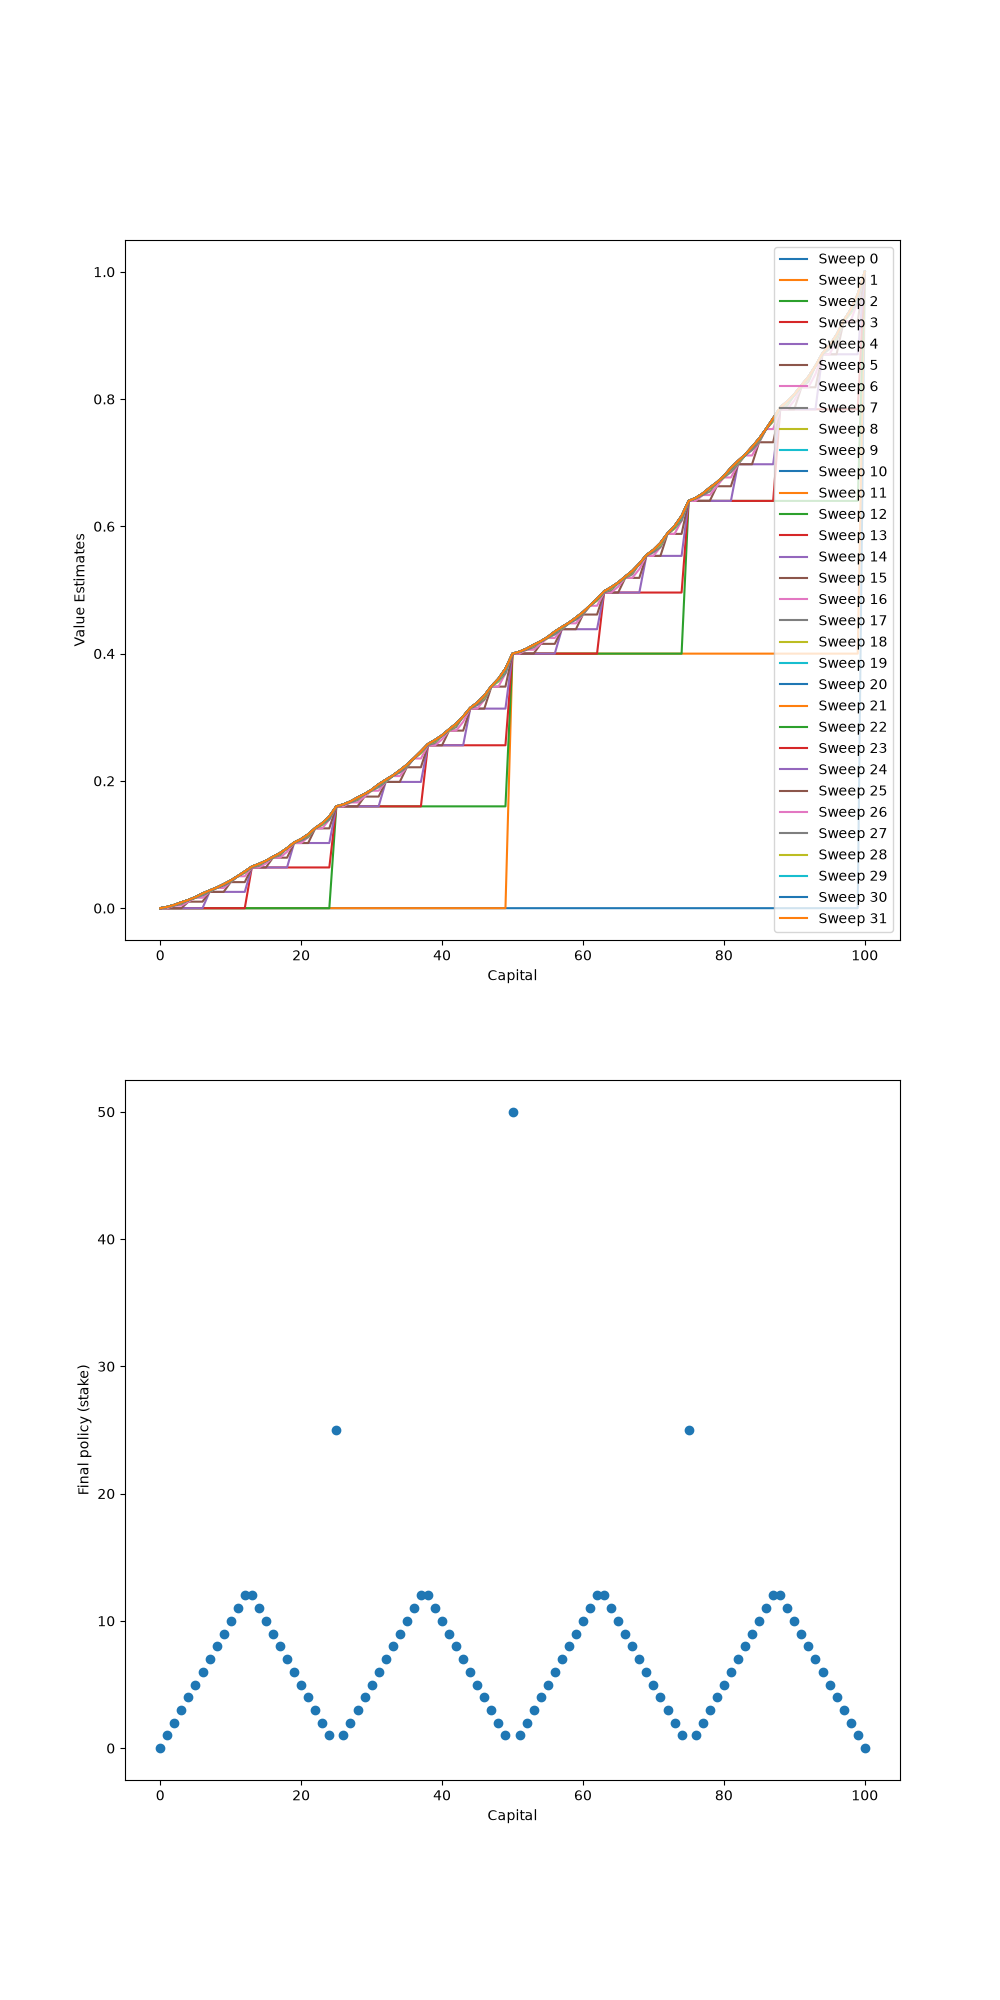

Recreate this plot in Python.
import matplotlib
import matplotlib.pyplot as plt
import numpy as np

matplotlib.use('Agg')

# end goal - stop when this is reached
GOAL = 100

# all possible states of the problem - 0 to 100
STATES = np.arange(GOAL + 1)

# probability of flipping heads
P_HEADS = 0.4

def value_iteration():
    # give all states a value of 0, give the goal state a value of 1
    state_values = np.zeros(GOAL + 1)
    state_values[GOAL] = 1.0

    sweeps_history = []

    #value iteration loop
    while True:

        old_state_values = state_values.copy()
        sweeps_history.append(old_state_values)

        for state in STATES[1:GOAL]:
            # possible actions are the minimum of the current state and the difference between the goal and the current state
            actions = np.arange(1, min(state, GOAL - state) + 1)

            action_returns = []
            for action in actions:
                # calculate the expected return for each action
                expected_return = P_HEADS * old_state_values[state + action] + (1 - P_HEADS) * old_state_values[state - action]
                action_returns.append(expected_return)
            # choose action with highest expected return, that value becomes the new value for the state
            new_state_value = max(action_returns)
            state_values[state] = new_state_value

        # Calculate Delta, the maximum change in state values across all states
        change = abs(state_values - old_state_values).max()

        # if the change is less than a small threshold, we can stop iterating
        if change < 1e-9:
            sweeps_history.append(state_values.copy())
            break
    
    # derive the optimal policy for each state in S
    policy = np.zeros(GOAL + 1)
    for state in STATES[1:GOAL]:
        # possible actions are the minimum of the current state and the difference between the goal and the current state
        actions = np.arange(min(state, GOAL - state) + 1)
        action_returns = []
        for action in actions:
            # For each action, calculate the expected return based on the current state values
            expected_return = P_HEADS * state_values[state + action] + (1 - P_HEADS) * state_values[state - action]
            action_returns.append(expected_return)
        # choose the one with the highest return
        best_action = actions[np.argmax(np.round(action_returns[1:], 5)) + 1]  # +1 to account for the fact that we started actions from 1
        policy[state] = best_action

    # plot the value function and policy
    plt.figure(figsize=(10, 20))
    plt.subplot(2, 1, 1)
    for sweep, state_values in enumerate(sweeps_history):
        # plot the value function for each sweep
        plt.plot(STATES, state_values, label='Sweep {}'.format(sweep))
    plt.xlabel('Capital')
    plt.ylabel('Value Estimates')
    plt.legend(loc = 'best')

    plt.subplot(2, 1, 2)
    plt.scatter(STATES, policy)
    plt.xlabel('Capital')
    plt.ylabel('Final policy (stake)')

    plt.savefig("gamblers_problem.png")
    plt.close()

if __name__ == "__main__":
    value_iteration()
